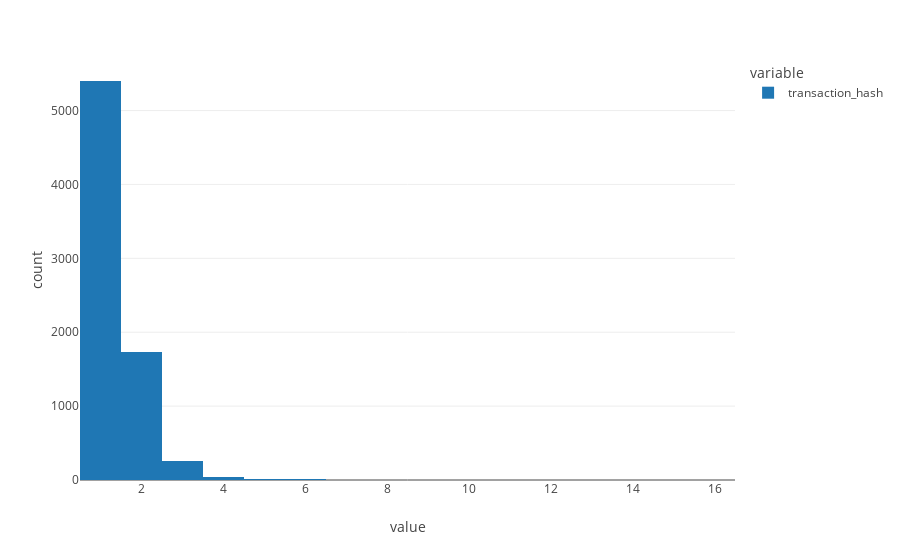

Here is the notebook cell this chart was saved with:
### Code cell
df_swap.transaction_hash.value_counts().hist()

### Figure 1 — Plotly figure (JSON) as saved in the notebook; plotly's stock layout.template omitted (floating-point values rounded to 4 significant figures; data arrays with more than 128 entries replaced by an {"elided": "..."} marker saying what was removed)
{"data": [{"alignmentgroup": "True", "bingroup": "x", "hovertemplate": "variable=transaction_hash<br>value=%{x}<br>count=%{y}<extra></extra>", "legendgroup": "transaction_hash", "marker": {"color": "#1F77B4", "pattern": {"shape": ""}}, "name": "transaction_hash", "offsetgroup": "transaction_hash", "orientation": "v", "showlegend": true, "type": "histogram", "x": {"elided": "7462 int values"}, "xaxis": "x", "yaxis": "y"}], "layout": {"barmode": "relative", "legend": {"title": {"text": "variable"}, "tracegroupgap": 0}, "margin": {"t": 60}, "xaxis": {"anchor": "y", "domain": [0, 1], "title": {"text": "value"}}, "yaxis": {"anchor": "x", "domain": [0, 1], "title": {"text": "count"}}}}
